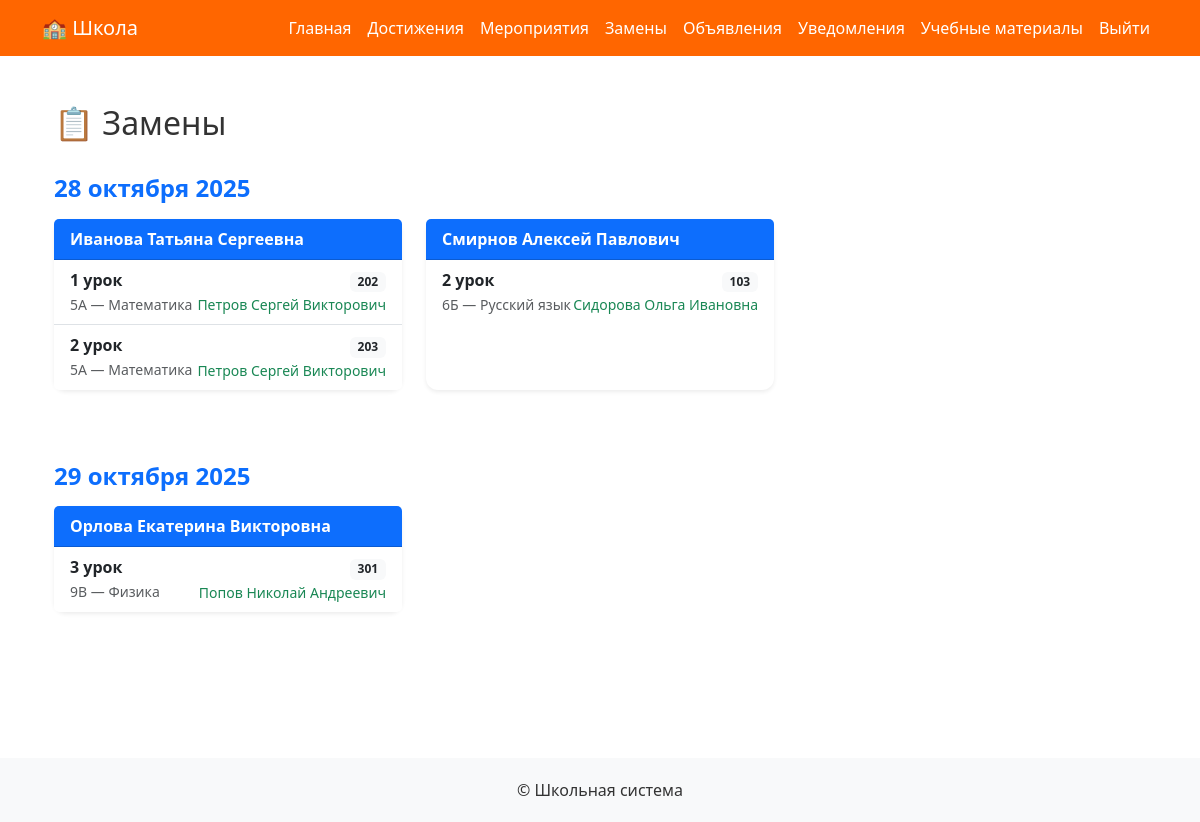
Page /substitutions/ (signed in) on the committed database.
### substitutions/models.py (models this page shows, shortened)
class Substitution(models.Model):
    date = models.DateField("Дата")
    replaced_teacher = models.CharField("ФИО учителя, которого замещают", max_length=255)
    lesson_number = models.CharField("Номер урока", max_length=10)
    class_name = models.CharField("Класс", max_length=20)
    substitute_teacher = models.CharField("ФИО замещающего учителя", max_length=255)
    subject = models.CharField("Предмет", max_length=255)
    classroom = models.CharField("Кабинет", max_length=50)
    class Meta:
        verbose_name = "Замена"
        verbose_name_plural = "Замены"
        ordering = ["date", "lesson_number"]

### substitutions/views.py (the view)
# urls.py: path('', views.substitution_list, name='substitution_list'),
@login_required
def substitution_list(request):
    substitutions = Substitution.objects.annotate(
        lesson_int=Cast('lesson_number', IntegerField())
    ).order_by('date', 'lesson_int')
    grouped_subs = defaultdict(lambda: defaultdict(list))
    for sub in substitutions:
        grouped_subs[sub.date][sub.replaced_teacher].append(sub)
    grouped_list = []
    for date in sorted(grouped_subs.keys()):
        teachers_list = []
        for teacher, subs in grouped_subs[date].items():
            teachers_list.append((teacher, subs))
        grouped_list.append((date, teachers_list))
    return render(request, 'substitutions/substitution_list.html', {
        'grouped_list': grouped_list
    })

### templates/substitutions/substitution_list.html (shortened to what this page needs)
{% extends 'base.html' %}
{% block content %}
<div class="container py-4">
    <div class="d-flex justify-content-between align-items-center mb-4">
        <h2>📋 Замены</h2>
    </div>
    {% if grouped_list %}
        {% for date, teachers in grouped_list %}
        <div class="mb-5">
            <h4 class="fw-bold text-primary mb-3">{{ date|date:"d E Y" }}</h4>
            <div class="row">
                {% for teacher, subs in teachers %}
                <div class="col-md-6 col-lg-4 mb-4">
                    <div class="card shadow-sm border-0 h-100">
                        <div class="card-header bg-primary text-white fw-bold">
                            {{ teacher }}
                        </div>
                        <ul class="list-group list-group-flush">
                            {% for sub in subs %}
                            <li class="list-group-item d-flex justify-content-between align-items-center">
                                <div>
                                    <span class="fw-bold">{{ sub.lesson_number }} урок</span><br>
                                    <small class="text-muted">{{ sub.class_name }} — {{ sub.subject }}</small>
                                </div>
                                <div class="text-end">
                                    <span class="badge bg-light text-dark">{{ sub.classroom }}</span><br>
                                    <small class="text-success">{{ sub.substitute_teacher }}</small>
                                </div>
                            </li>
                            {% endfor %}
                        </ul>
                    </div>
                </div>
                {% endfor %}
            </div>
        </div>
        {% endfor %}
    {% else %}
        <div class="alert alert-info text-center">Нет текущих замен</div>
    {% endif %}
</div>
{% endblock %}

### templates/base.html (style rules this page uses)
body { background-color: #ffffff; color: #333; }
.card { border-radius: 12px; box-shadow: 0 4px 8px rgba(0,0,0,0.1); }

### rows in the picture
Substitution: grouped_list "28 октября 2025", replaced_teacher "Иванова Татьяна Сергеевна", lesson_number "1", class_name "5А", subject "Математика", classroom "202", substitute_teacher "Петров Сергей Викторович"
Substitution: lesson_number "2", class_name "5А", subject "Математика", classroom "203", substitute_teacher "Петров Сергей Викторович"
Substitution: replaced_teacher "Смирнов Алексей Павлович", lesson_number "2", class_name "6Б", subject "Русский язык", classroom "103", substitute_teacher "Сидорова Ольга Ивановна"
Substitution: grouped_list "29 октября 2025", replaced_teacher "Орлова Екатерина Викторовна", lesson_number "3", class_name "9В", subject "Физика", classroom "301", substitute_teacher "Попов Николай Андреевич"
